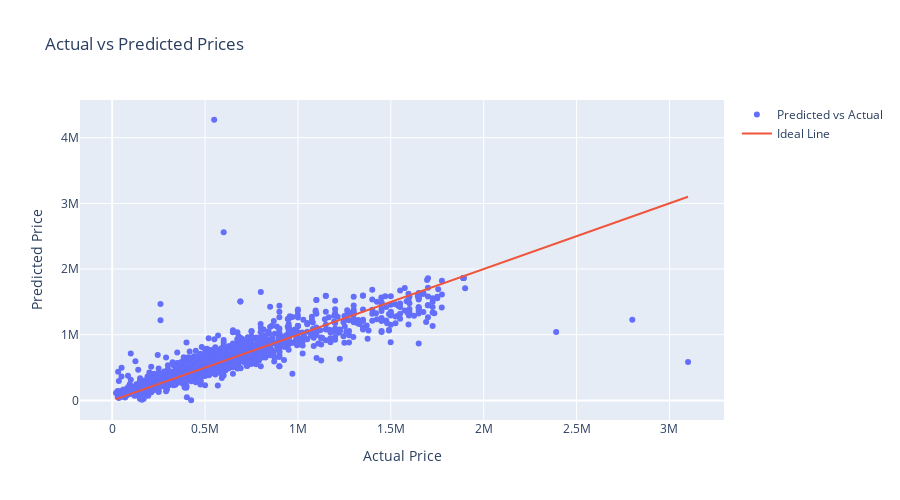

The notebook cell saved with this chart:
### Code cell
fig = go.Figure()
fig.add_trace(go.Scatter(x=y_true, y=y_pred, mode='markers', name='Predicted vs Actual'))
fig.add_trace(go.Scatter(x=y_true, y=y_true, mode='lines', name='Ideal Line'))
fig.update_layout(title='Actual vs Predicted Prices',
                  xaxis_title='Actual Price',
                  yaxis_title='Predicted Price',
                  height=500)
fig.show()

### Figure 1 — Plotly figure (JSON) as saved in the notebook; plotly's stock layout.template omitted (floating-point values rounded to 4 significant figures; data arrays with more than 128 entries replaced by an {"elided": "..."} marker saying what was removed)
{"data": [{"mode": "markers", "name": "Predicted vs Actual", "type": "scatter", "x": {"elided": "1666 int values"}, "y": {"elided": "1666 float values"}}, {"mode": "lines", "name": "Ideal Line", "type": "scatter", "x": {"elided": "1666 int values"}, "y": {"elided": "1666 int values"}}], "layout": {"height": 500, "title": {"text": "Actual vs Predicted Prices"}, "xaxis": {"title": {"text": "Actual Price"}}, "yaxis": {"title": {"text": "Predicted Price"}}}}
